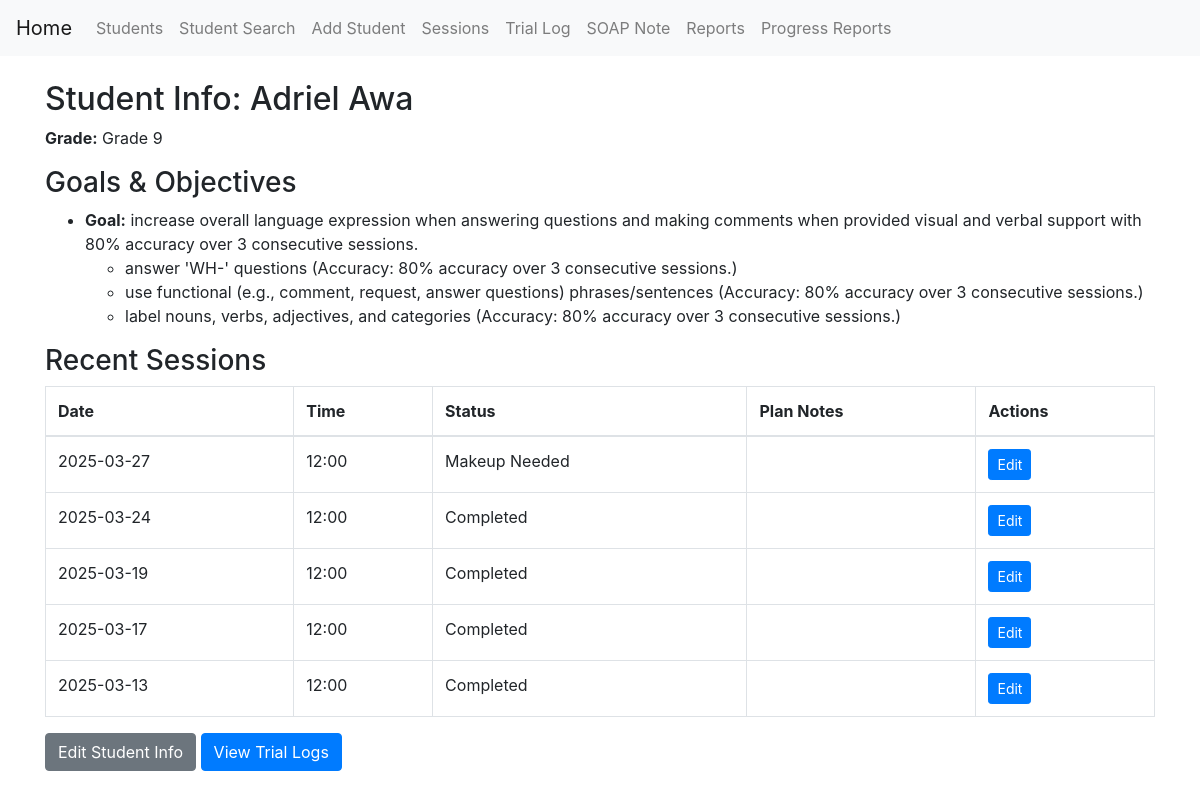
Page /student/5 on the committed database.
### models.py (models this page shows)
class Student(db.Model):
    __tablename__ = 'student'
    student_id = db.Column(db.Integer, primary_key=True)
    first_name = db.Column(db.String(255), nullable=False)
    last_name = db.Column(db.String(255), nullable=False)
    reevaluation_date = db.Column(db.Date)
    annual_review_date = db.Column(db.Date)
    monthly_services = db.Column(db.String(255))
    grade = db.Column(db.String(255))
    preferred_name = db.Column(db.String(255))
    pronouns = db.Column(db.String(50))  # NEW FIELD
    active = db.Column(db.Boolean, default=True)
    sessions = db.relationship('Session', back_populates='student', cascade='all, delete-orphan')
    goals = db.relationship('Goal', back_populates='student', cascade='all, delete-orphan')
    trial_logs = db.relationship('TrialLog', back_populates='student', cascade='all, delete-orphan')  # NEW RELATIONSHIP

class Goal(db.Model):
    __tablename__ = 'goal'
    goal_id = db.Column(db.Integer, primary_key=True)
    student_id = db.Column(db.Integer, db.ForeignKey('student.student_id'), nullable=False)
    goal_description = db.Column(db.String(255), nullable=False)
    active = db.Column(db.Boolean, default=True)  # NEW
    objectives = db.relationship('Objective', back_populates='goal', cascade='all, delete-orphan')
    student = db.relationship('Student', back_populates='goals')

class Objective(db.Model):
    __tablename__ = 'objective'
    objective_id = db.Column(db.Integer, primary_key=True)
    goal_id = db.Column(db.Integer, db.ForeignKey('goal.goal_id'), nullable=False)
    objective_description = db.Column(db.String(255), nullable=False)
    with_accuracy = db.Column(db.String(255))
    notes = db.Column(db.Text)  # NEW
    active = db.Column(db.Boolean, default=True)  # NEW
    goal = db.relationship('Goal', back_populates='objectives')
    sessions = db.relationship('Session', secondary=session_objectives_association, back_populates='objectives')
    trial_logs = db.relationship('TrialLog', back_populates='objective', cascade='all, delete-orphan')  # NEW RELATIONSHIP

class Session(db.Model):
    __tablename__ = 'session'
    session_id = db.Column(db.Integer, primary_key=True)
    student_id = db.Column(db.Integer, db.ForeignKey('student.student_id'), nullable=False)
    date_of_session = db.Column(db.Date, nullable=False)
    status = db.Column(db.String(255))
    time_of_session = db.Column(db.Time, nullable=False, default=time(9, 0))  # Default to 9:00 AM
    plan_notes = db.Column(db.Text, nullable=True)
    active = db.Column(db.Boolean, default=True)  # New field for archiving
    student = db.relationship('Student', back_populates='sessions')
    objectives = db.relationship('Objective', secondary=session_objectives_association, back_populates='sessions')

### routes.py (the view)
@routes_bp.route('/student/<int:student_id>')
def student_info(student_id):
    student = Student.query.filter_by(student_id=student_id, active=True).first_or_404()
    recent_sessions = Session.query.filter_by(student_id=student_id)\
                                   .order_by(Session.date_of_session.desc())\
                                   .limit(5).all()
    return render_template('student_info.html', student=student, recent_sessions=recent_sessions)

### templates/student_info.html
{% extends "base.html" %}
{% block content %}
  <h2>Student Info: {{ student.first_name }} {{ student.last_name }}</h2>
  <p><strong>Grade:</strong> {{ student.grade }}</p>
  <h3>Goals & Objectives</h3>
  {% if student.goals %}
    <ul>
      {% for goal in student.goals %}
        <li>
          <strong>Goal:</strong> {{ goal.goal_description }}
          {% if goal.objectives %}
            <ul>
              {% for objective in goal.objectives %}
                <li>{{ objective.objective_description }} (Accuracy: {{ objective.with_accuracy }})</li>
              {% endfor %}
            </ul>
          {% else %}
            <p>No objectives.</p>
          {% endif %}
        </li>
      {% endfor %}
    </ul>
  {% else %}
    <p>No goals found.</p>
  {% endif %}
  <h3>Recent Sessions</h3>
  {% if recent_sessions %}
    <table class="table table-bordered">
      <thead>
        <tr>
          <th>Date</th>
          <th>Time</th>
          <th>Status</th>
          <th>Plan Notes</th>
          <th>Actions</th>
        </tr>
      </thead>
      <tbody>
        {% for session in recent_sessions %}
          <tr>
            <td>{{ session.date_of_session.isoformat() }}</td>
            <td>{{ session.time_of_session.isoformat()[:5] }}</td>
            <td>{{ session.status }}</td>
            <td>{{ session.plan_notes }}</td>
            <td>
              <a href="{{ url_for('routes.edit_session', session_id=session.session_id) }}" class="btn btn-primary btn-sm">Edit</a>
            </td>
          </tr>
        {% endfor %}
      </tbody>
    </table>
  {% else %}
    <p>No sessions found.</p>
  {% endif %}
  <p>
    <a href="{{ url_for('routes.edit_student', student_id=student.student_id) }}" class="btn btn-secondary">Edit Student Info</a>
    <a href="{{ url_for('routes.student_trial_logs', student_id=student.student_id) }}" class="btn btn-primary">View Trial Logs</a>
  </p>
{% endblock %}

### templates/base.html (shortened to what this page needs)
<!DOCTYPE html>
<html lang="en">
  <head>
    <link rel="stylesheet" href="https://stackpath.bootstrapcdn.com/bootstrap/4.5.2/css/bootstrap.min.css">
  </head>
  <body>
    <nav class="navbar navbar-expand-lg navbar-light bg-light">
        <a class="navbar-brand" href="{{ url_for('routes.index') }}">Home</a>
        <div class="collapse navbar-collapse" id="navbarNav">
            <ul class="navbar-nav">
                <li class="nav-item">
                    <a class="nav-link" href="{{ url_for('routes.index') }}">Students</a>
                </li>
              <li class="nav-item">
                <a class="nav-link" href="{{ url_for('routes.student_search') }}">Student Search</a>
              </li>
                <li class="nav-item">
                    <a class="nav-link" href="{{ url_for('routes.add_student') }}">Add Student</a>
                </li>
                <li class="nav-item">
                    <a class="nav-link" href="{{ url_for('routes.sessions') }}">Sessions</a>
                </li>
              <li class="nav-item">
                <a class="nav-link" href="{{ url_for('routes.trial_log') }}">Trial Log</a>
              </li>
              <li class="nav-item">
                <a class="nav-link" href="{{ url_for('routes.soap_note') }}">SOAP Note</a>
              </li>
              <li class="nav-item">
                <a class="nav-link" href="{{ url_for('routes.reports') }}">Reports</a>
              </li>
              <li class="nav-item">
                <a class="nav-link" href="{{ url_for('routes.quarterly_report') }}">Progress Reports</a>
              </li>
            </ul>
        </div>
    </nav>
    <div class="container mt-4">
        {% block content %}{% endblock %}
    </div>
  </body>
</html>

### rows in the picture
Student: first_name "Adriel", last_name "Awa", grade "Grade 9"
Goal: goal_description "increase overall language expression when answering questions and making comments when provided visual and verbal support with 80% accuracy over 3 consecutive sessions."
Objective: objective_description "answer 'WH-' questions", with_accuracy "80% accuracy over 3 consecutive sessions."
Objective: objective_description "use functional (e.g., comment, request, answer questions) phrases/sentences", with_accuracy "80% accuracy over 3 consecutive sessions."
Objective: objective_description "label nouns, verbs, adjectives, and categories", with_accuracy "80% accuracy over 3 consecutive sessions."

### other values in the picture
{{ session.date_of_session.isoformat() }} "2025-03-27"
{{ session.time_of_session.isoformat()[:5] }} "12:00"
{{ session.status }} "Makeup Needed"
{{ session.date_of_session.isoformat() }} "2025-03-24"
{{ session.status }} "Completed"
{{ session.date_of_session.isoformat() }} "2025-03-19"
{{ session.date_of_session.isoformat() }} "2025-03-17"
{{ session.date_of_session.isoformat() }} "2025-03-13"
